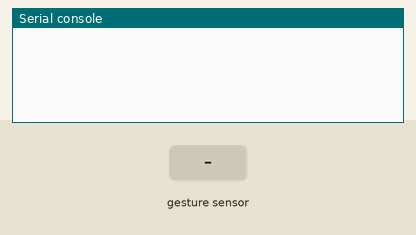
This program was run on a simulated Raspberry Pi Pico running CircuitPython. Shown: the last lines printed to the serial console. The test bench sets the inputs (shaded band).

Above: at 1.2 s.
1.3 s: hand swiped up over the gesture sensor
At 2.2 s:
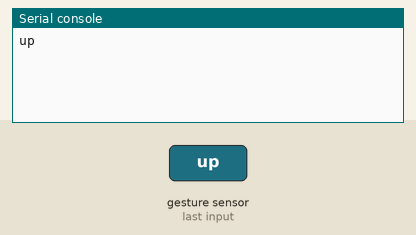
2.8 s: hand swiped down over the gesture sensor
At 3.4 s:
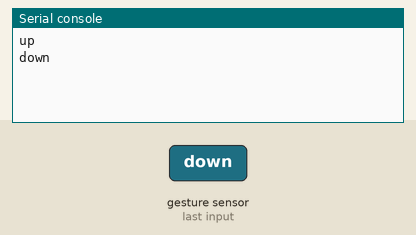
4.3 s: hand swiped left over the gesture sensor
At 5.5 s:
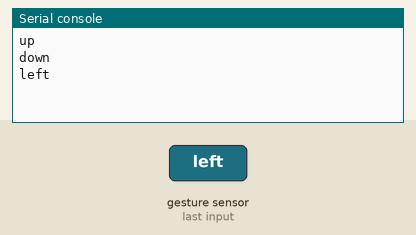
5.8 s: hand swiped right over the gesture sensor
At 6.8 s:
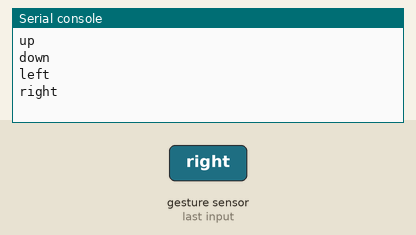

Measured:
- after the input at 1.3 s, the serial console: prints a new line at once (image 1)
- after the input at 2.8 s, the serial console: prints a new line at once (image 2)
- after the input at 4.3 s, the serial console: prints a new line at once (image 3)
- after the input at 5.8 s, the serial console: prints a new line at once (image 4)

The program:

GESTURE_SENSOR_MODULE.py
```python
import board, busio
from adafruit_apds9960.apds9960 import APDS9960

i2c = busio.I2C(board.GP5, board.GP4)
apds = APDS9960(i2c)
apds.enable_proximity = True
apds.enable_gesture = True

while True:
    gesture_value = apds.gesture()
    if gesture_value == 1:
        print("up")
    elif gesture_value == 2:
        print("down")
    elif gesture_value == 3:
        print("left")
    elif gesture_value == 4:
        print("right")
```
